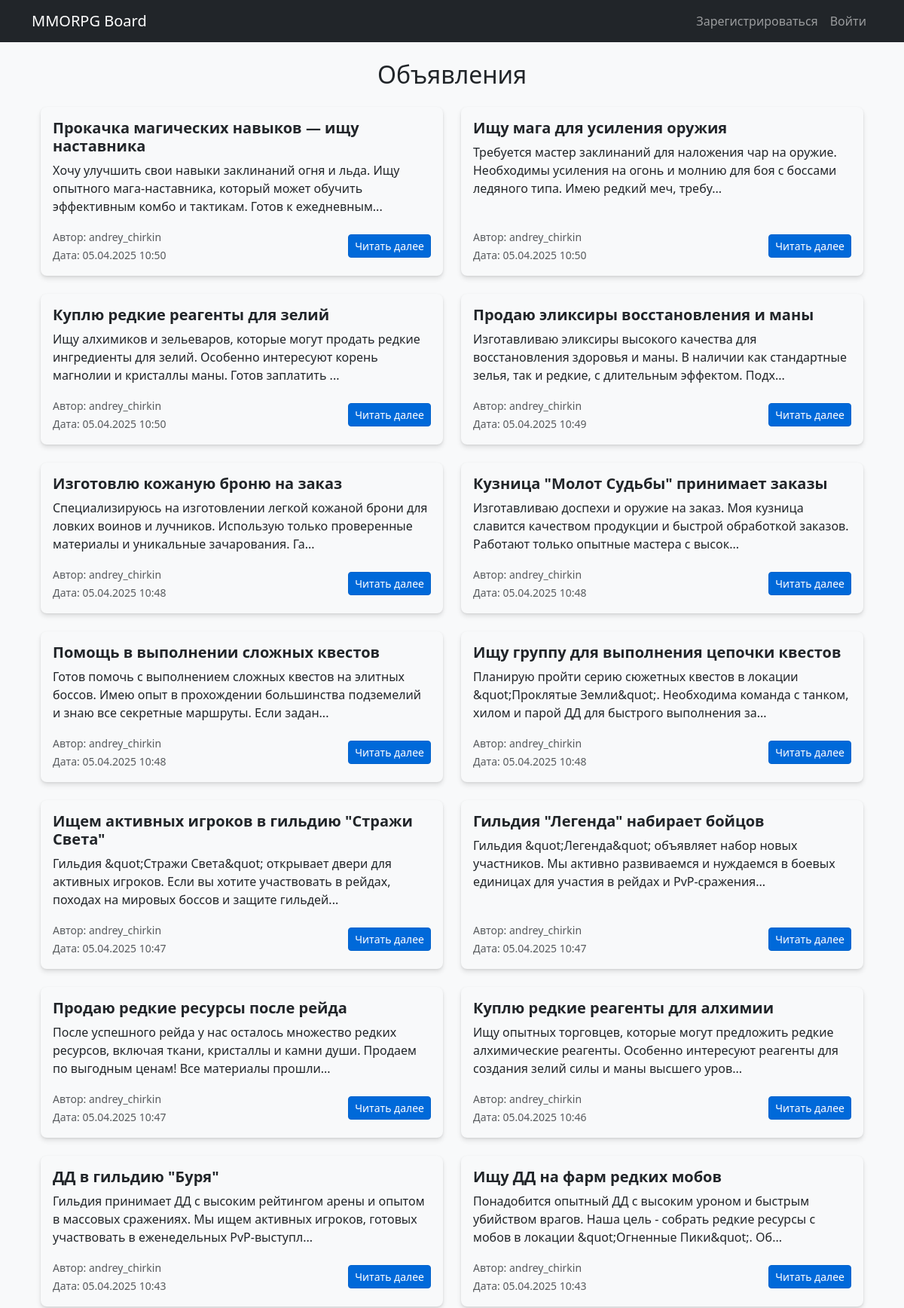
The page / (upper part) on the database its author committed.
### board/models.py (models this page shows, shortened)
class Post(models.Model):
    author = models.ForeignKey(User, on_delete=models.CASCADE)
    category = models.ForeignKey(Category, on_delete=models.PROTECT)
    title = models.CharField(max_length=200)
    content = RichTextUploadingField()  # Используем CKEditor с загрузкой
    created_at = models.DateTimeField(auto_now_add=True)
    def get_absolute_url(self):
        return f"/post/{self.id}/"

### board/views.py (the view)
# urls.py: path('', home_view, name='home'),
def home_view(request):
    posts = Post.objects.all().order_by('-created_at')  # Сортировка по дате создания (новые сверху)
    return render(request, 'board/home.html', {'posts': posts})

### board/templatetags/custom_filters.py (called while the page is built)
@register.filter
def truncate_chars(value, num):
    plain_text = strip_tags(value)
    if len(plain_text) > num:
        return plain_text[:num] + '...'
    return plain_text

### board/templates/board/home.html (shortened to what this page needs)
{% extends "base.html" %}
{% block content %}
<div class="container mt-4">
    <h2 class="text-center mb-4">Объявления</h2>
    {% if posts %}
        <div class="row row-cols-1 row-cols-md-2 g-4">
            {% for post in posts %}
                <div class="col">
                    <div class="card h-100 shadow-modern border-0 rounded-3 d-flex flex-column">
                        <div class="card-body d-flex flex-column">
                            <h5 class="card-title text-dark fw-bold">{{ post.title }}</h5>
                            {% load custom_filters %}
                            <p class="card-text">{{ post.content|truncate_chars:150 }}</p>
                            <div class="d-flex justify-content-between align-items-center mt-auto">
                                <div class="text-muted">
                                    <small>Автор: {{ post.author.username }}</small><br>
                                    <small>Дата: {{ post.created_at|date:"d.m.Y H:i" }}</small>
                                </div>
                                <a href="{{ post.get_absolute_url }}" class="btn btn-primary btn-sm">Читать далее</a>
                            </div>
                        </div>
                    </div>
                </div>
            {% endfor %}
        </div>
    {% else %}
        <p class="text-center">Пока нет объявлений</p>
    {% endif %}
</div>
{% endblock %}

### board/static/board/css/styles.css (style rules this page uses)
.card { background-color: #f8f9fa; border-radius: 12px; }
.shadow-modern { box-shadow: 0 4px 6px rgba(0, 0, 0, 0.1), 0 1px 3px rgba(0, 0, 0, 0.08); }
.card-title { color: #0056b3; }
.btn-primary { background-color: #0069d9; border-color: #0062cc; }

### rows shown on the page
Post: title "Прокачка магических навыков — ищу наставника", content "Хочу улучшить свои навыки заклинаний огня и льда. Ищу опытного мага-наставника, который может обучить эффективным комбо и тактикам. Готов к ежедневным...", author.username "andrey_chirkin", created_at "05.04.2025 10:50"
Post: title "Ищу мага для усиления оружия", content "Требуется мастер заклинаний для наложения чар на оружие. Необходимы усиления на огонь и молнию для боя с боссами ледяного типа. Имею редкий меч, требу...", author.username "andrey_chirkin", created_at "05.04.2025 10:50"
Post: title "Куплю редкие реагенты для зелий", content "Ищу алхимиков и зельеваров, которые могут продать редкие ингредиенты для зелий. Особенно интересуют корень магнолии и кристаллы маны. Готов заплатить ...", author.username "andrey_chirkin", created_at "05.04.2025 10:50"
Post: title "Продаю эликсиры восстановления и маны", content "Изготавливаю эликсиры высокого качества для восстановления здоровья и маны. В наличии как стандартные зелья, так и редкие, с длительным эффектом. Подх...", author.username "andrey_chirkin", created_at "05.04.2025 10:49"
Post: title "Изготовлю кожаную броню на заказ", content "Специализируюсь на изготовлении легкой кожаной брони для ловких воинов и лучников. Использую только проверенные материалы и уникальные зачарования. Га...", author.username "andrey_chirkin", created_at "05.04.2025 10:48"
Post: title "Кузница \"Молот Судьбы\" принимает заказы", content "Изготавливаю доспехи и оружие на заказ. Моя кузница славится качеством продукции и быстрой обработкой заказов. Работают только опытные мастера с высок...", author.username "andrey_chirkin", created_at "05.04.2025 10:48"
Post: title "Помощь в выполнении сложных квестов", content "Готов помочь с выполнением сложных квестов на элитных боссов. Имею опыт в прохождении большинства подземелий и знаю все секретные маршруты. Если задан...", author.username "andrey_chirkin", created_at "05.04.2025 10:48"
Post: title "Ищу группу для выполнения цепочки квестов", content "Планирую пройти серию сюжетных квестов в локации &quot;Проклятые Земли&quot;. Необходима команда с танком, хилом и парой ДД для быстрого выполнения за...", author.username "andrey_chirkin", created_at "05.04.2025 10:48"
Post: title "Ищем активных игроков в гильдию \"Стражи Света\"", content "Гильдия &quot;Стражи Света&quot; открывает двери для активных игроков. Если вы хотите участвовать в рейдах, походах на мировых боссов и защите гильдей...", author.username "andrey_chirkin", created_at "05.04.2025 10:47"
Post: title "Гильдия \"Легенда\" набирает бойцов", content "Гильдия &quot;Легенда&quot; объявляет набор новых участников. Мы активно развиваемся и нуждаемся в боевых единицах для участия в рейдах и PvP-сражения...", author.username "andrey_chirkin", created_at "05.04.2025 10:47"
Post: title "Продаю редкие ресурсы после рейда", content "После успешного рейда у нас осталось множество редких ресурсов, включая ткани, кристаллы и камни души. Продаем по выгодным ценам! Все материалы прошли...", author.username "andrey_chirkin", created_at "05.04.2025 10:47"
Post: title "Куплю редкие реагенты для алхимии", content "Ищу опытных торговцев, которые могут предложить редкие алхимические реагенты. Особенно интересуют реагенты для создания зелий силы и маны высшего уров...", author.username "andrey_chirkin", created_at "05.04.2025 10:46"
Post: title "ДД в гильдию \"Буря\"", content "Гильдия принимает ДД с высоким рейтингом арены и опытом в массовых сражениях. Мы ищем активных игроков, готовых участвовать в еженедельных PvP-выступл...", author.username "andrey_chirkin", created_at "05.04.2025 10:43"
Post: title "Ищу ДД на фарм редких мобов", content "Понадобится опытный ДД с высоким уроном и быстрым убийством врагов. Наша цель - собрать редкие ресурсы с мобов в локации &quot;Огненные Пики&quot;. Об...", author.username "andrey_chirkin", created_at "05.04.2025 10:43"
